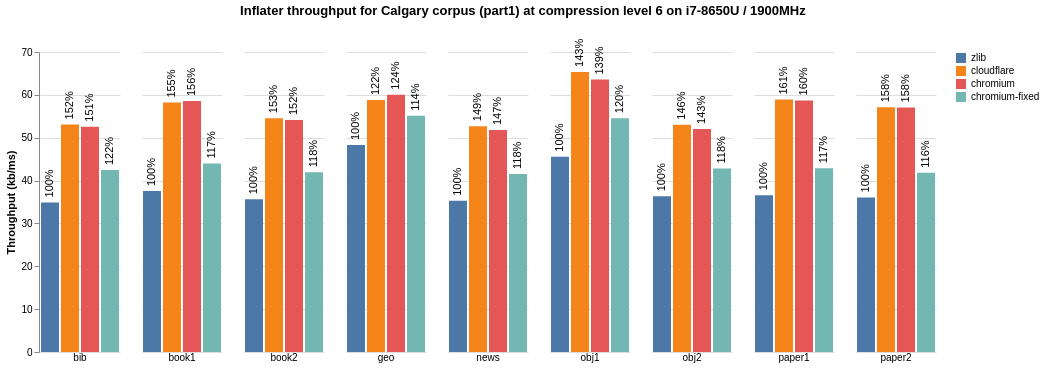

Write a Vega-Lite specification for this figure.
### Vega-Lite specification from a JSON file in a GitHub repository (floating-point values rounded to 4 significant figures; data arrays with more than 128 entries replaced by an {"elided": "..."} marker saying what was removed)
{"$schema": "https://vega.github.io/schema/vega-lite/v5.json", "title": {"text": "Inflater throughput for Calgary corpus (part1) at compression level 6 on i7-8650U / 1900MHz", "anchor": "middle", "offset": 20}, "data": {"values": {"elided": "180 records"}}, "transform": [{"filter": "datum.type == 'isal' ? datum.level == 6 : datum.level == 6"}, {"aggregate": [{"op": "mean", "field": "throughput", "as": "throughput_mean"}], "groupby": ["type", "file"]}, {"lookup": "type", "from": {"data": {"values": [{"type": "chromium", "new-type": "chromium"}, {"type": "chromium-fixed", "new-type": "chromium-fixed"}, {"type": "cloudflare", "new-type": "cloudflare"}, {"type": "zlib", "new-type": "zlib"}]}, "key": "type", "fields": ["new-type"]}}, {"lookup": "file", "from": {"data": {"values": [{"file": "news", "default_val": "35.274"}, {"file": "geo", "default_val": "48.3"}, {"file": "book2", "default_val": "35.632"}, {"file": "book1", "default_val": "37.538"}, {"file": "obj2", "default_val": "36.314"}, {"file": "obj1", "default_val": "45.582"}, {"file": "bib", "default_val": "34.886"}, {"file": "paper2", "default_val": "36.068"}, {"file": "paper1", "default_val": "36.57"}]}, "key": "file", "fields": ["default_val"]}}, {"calculate": "datum.throughput_mean/datum.default_val", "as": "default-val"}], "facet": {"column": {"field": "file", "type": "nominal", "title": "", "header": {"labelAngle": 0, "labelAlign": "center", "labelAnchor": "middle", "labelOrient": "bottom"}, "sort": ["bib", "book1", "book2", "geo", "news", "obj1", "obj2", "paper1", "paper2"]}}, "spec": {"encoding": {"y": {"field": "throughput_mean", "type": "quantitative", "axis": {"title": "Throughput (kb/ms)", "grid": true}}, "x": {"field": "new-type", "type": "nominal", "axis": {"labels": false, "ticks": false, "domainWidth": 0, "title": ""}, "sort": ["zlib", "cloudflare", "jtkukunas", "ng", "chromium", "ipp", "isal"]}}, "layer": [{"mark": "bar", "encoding": {"color": {"field": "new-type", "type": "nominal", "legend": {"title": "", "offset": null, "zindex": 1}, "sort": ["zlib", "cloudflare", "jtkukunas", "ng", "chromium", "ipp", "isal"]}}}, {"mark": {"type": "text", "dx": 5, "angle": 270, "baseline": "middle", "align": "left"}, "encoding": {"text": {"field": "default-val", "type": "nominal", "format": ".0%"}}}]}, "config": {"view": {"stroke": "transparent"}, "axis": {"domainWidth": 1}}}
